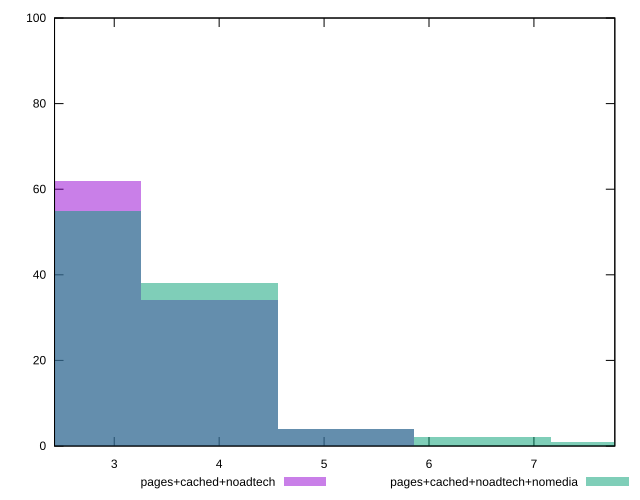

The script that saved this image:
reset

$pagesCachedNoadtech <<EOF
3.9062386085771847 34
2.60415907238479 62
5.20831814476958 4
EOF

$pagesCachedNoadtechNomedia <<EOF
2.60415907238479 55
3.9062386085771847 38
5.20831814476958 4
6.510397680961974 2
7.8124772171543695 1
EOF

set key outside below
set boxwidth 1.302079536192395
set xrange [2.4309999999999996:7.771]
set yrange [0:100]
set trange [0:100]
set style fill transparent solid 0.5 noborder
set terminal svg size 640, 500 enhanced background rgb 'white'
set output "report_00012_2021-02-09T11:01:39.952Z/server-response-time/comparison/histogram/2_vs_3.svg"

plot $pagesCachedNoadtech title "pages+cached+noadtech" with boxes, \
     $pagesCachedNoadtechNomedia title "pages+cached+noadtech+nomedia" with boxes

reset
